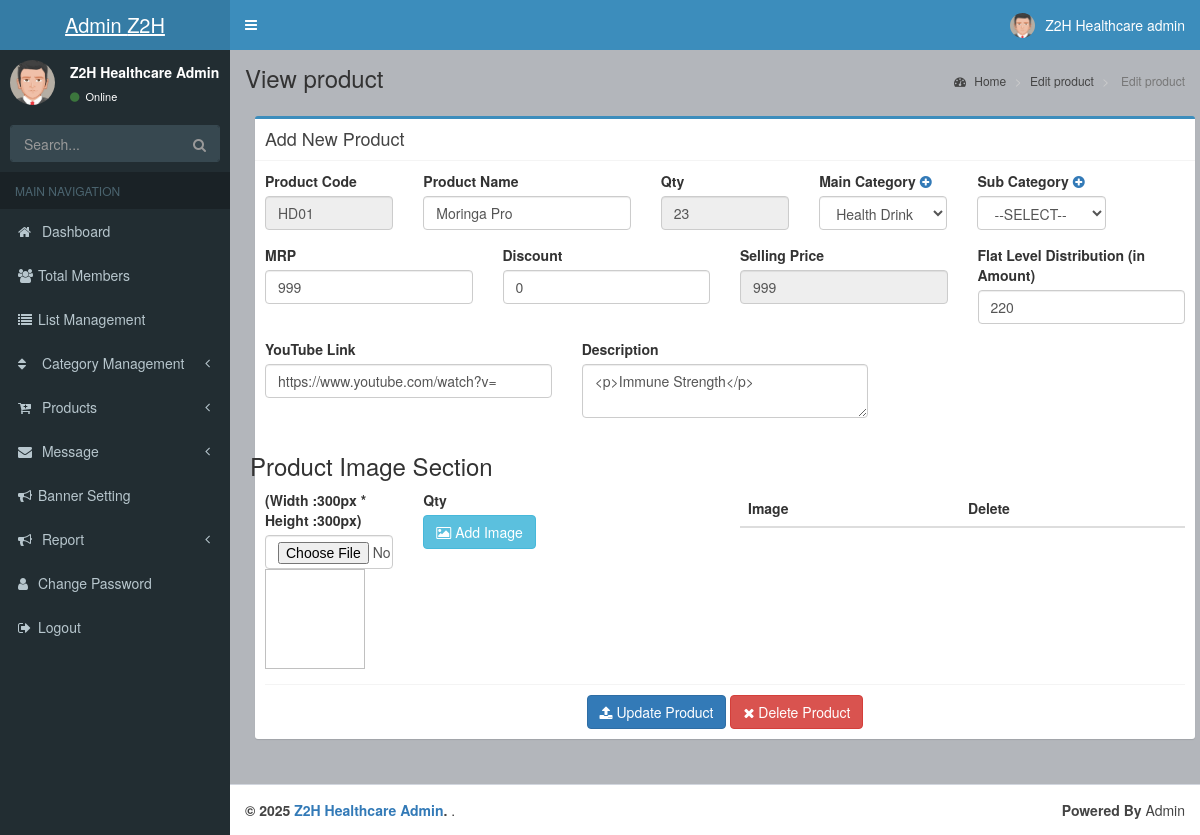
Screenshot of /admin/product_view.php?id=24 (signed in) with the database file from the repository.
### tables this page shows
CREATE TABLE `product` (
  `pro_ai` int(11) NOT NULL,
  `pro_date` timestamp NOT NULL DEFAULT current_timestamp(),
  `pro_code` varchar(20) DEFAULT NULL,
  `pro_name` varchar(30) DEFAULT NULL,
  `pro_desc` text NOT NULL,
  `mrp` float NOT NULL DEFAULT 0,
  `discount` float NOT NULL DEFAULT 0,
  `price` float NOT NULL DEFAULT 0,
  `pro_qty` int(11) NOT NULL DEFAULT 0,
  `pro_gst` float NOT NULL DEFAULT 0,
  `pro_sgst` float NOT NULL DEFAULT 0,
  `pro_cgst` float NOT NULL DEFAULT 0,
  `pic` varchar(100) DEFAULT NULL,
  `maincat` int(11) NOT NULL DEFAULT 0,
  `subcat` int(11) NOT NULL DEFAULT 0,
  `youtube_link` varchar(100) DEFAULT NULL,
  `margin` float NOT NULL DEFAULT 0,
  `is_new` int(11) NOT NULL DEFAULT 0,
  `is_flash` int(11) NOT NULL DEFAULT 0,
  `is_today` int(11) NOT NULL DEFAULT 0,
  `is_best` int(11) NOT NULL DEFAULT 0,
  `is_offer` int(11) NOT NULL DEFAULT 0,
  `pro_status` int(11) NOT NULL DEFAULT 1
);

CREATE TABLE `category` (
  `id` int(11) NOT NULL,
  `category_name` varchar(30) NOT NULL,
  `icon` varchar(300) NOT NULL,
  `status` int(11) NOT NULL
);

### function.php (called while the page is built, shortened)
<?php
function select_query($table,$where,$column,$result)
{
	global $con;
	$row=mysqli_fetch_assoc(mysqli_query($con,"SELECT * FROM $table WHERE $where='$column' "));
	return $row[$result];
}
?>

### admin/product_view.php (the view, shortened to what this page needs)
<?php include "include/header.php" ?>
<div class="wrapper">
    <?php include "include/navbar.php" ?>
    <div class="content-wrapper">
        <section class="content-header">
            <h1>View product </h1>
            <ol class="breadcrumb">
                <li><a href="index.php"><i class="fa fa-dashboard"></i> Home</a></li>
                <li><a href="#"> Edit product</a></li>
                <li class="active"> Edit product</li>
            </ol>
        </section>
        <section class="content">
            <div class="row">
                <div class="col-md-12" style="margin:10px">
                    <div class="box box-primary">
                        <div class="box-header with-border">
                            <h3 class="box-title">Add New Product</h3>
                        </div>
                        <?php  $row_pro=mysqli_fetch_assoc(mysqli_query($con,"SELECT * FROM product WHERE pro_ai='".$_GET['id']."'"))?>
                        <form style="margin:10px" action="action.php" method="POST" enctype="multipart/form-data">
                <div class=" row ">
                    <div class="form-group col-md-2">
                    <label for="inputEmail4">Product Code</label>
                    <input type="text" class="form-control"  name="pro_code" value="<?php echo $row_pro['pro_code']?>" required readonly>
                    </div>
                    <div class="form-group col-md-3">
                    <label for="inputEmail4">Product Name</label>
                    <input type="text" class="form-control"name="pro_name" value="<?php echo $row_pro['pro_name']?>"  required>
                    </div>
                    <div class="form-group col-md-2">
                    <label for="inputPassword4">Qty</label>
                    <input type="number" class="form-control"name="pro_qty" value="<?php echo $row_pro['pro_qty']?>"  readonly>
                    </div>
                    <div class="form-group col-md-2">
                    <label>Main Category <a href="category_main.php" target="_blank"><i class="fa fa-plus-circle"></i></a></label>
                         <select name="maincat" class="form-control" id="maincat" required>
                           <option value="<?php echo $row_pro['maincat']?>"><?php echo select_query('category','id',$row_pro['maincat'],'category_name')?></option>
                            </select>
                    </div>
                    <div class="form-group col-md-2">
                    <label>Sub Category <a href="category_sub.php" target="_blank"><i class="fa fa-plus-circle"></i></a></label>
                         <select name="subcat" class="form-control" id="subcat" required>
                         <option value=" ">--SELECT--</option>
                            </select>
                    </div>
                </div>
                <div class="row">
                    <div class="form-group col-md-3">
                    <label for="inputPassword4"> MRP</label>
                    <input type="number" class="form-control" id="mrp" name="mrp" value="<?php echo $row_pro['mrp']?>"  required>
                    </div>
                    <div class="form-group col-md-3">
                    <label for="inputPassword4">Discount</label>
                    <input type="number" class="form-control" name="discount" value="<?php echo $row_pro['discount']?>" id="discount" required value="0">
                    </div>
                    <div class="form-group col-md-3">
                    <label for="inputPassword4">Selling Price</label>
                    <input type="number" class="form-control" name="price" value="<?php echo $row_pro['price']?>" id="price" readonly>
                    </div>
                    <div class="form-group col-md-3">
                    <label for="inputPassword4">Flat Level Distribution (in Amount)</label>
                    <input type="number" class="form-control" name="margin"  value="<?php echo $row_pro['margin'] ?>" required >
                    </div>
                </div>
                <div class="row">
                    <div class="form-group col-md-4">
                    <label for="inputEmail4">YouTube Link</label>
                    <input type="text" class="form-control"name="youtube_link" value="https://www.youtube.com/watch?v=<?php echo $row_pro['youtube_link']?>" required>
                    </div>
                    <div class="form-group col-md-4">
                    <label for="inputPassword4">Description</label>
                    <textarea class="form-control" name="pro_desc" id="editor"><?php echo $row_pro['pro_desc']?></textarea>
                    </div>
                </div>
                <div class="row">
                    <h3>Product Image Section</h3>
                    <div class="col-xs-12 col-md-6 ">
                        <div class="row">
                        <div class="form-group col-xs-6  col-md-4">
                    <label> (Width :300px * Height :300px) </label>
                                   <input type="file" class="form-control" id="pic" accept="image/*" onchange="loadFile(event)" >
								   <img id="output" style="width:100px; height:100px" />
                    </div>
                    <div class="form-group col-xs-6  col-md-4 ">
                        <label for="">Qty</label>
                        <br>
                        <a href="#" id="add_image" class="btn btn-info"><i class="fa fa-image"></i> Add Image</a>
                    </div>
                        </div>
                    </div>
                    <div class="col-xs-12 col-md-6 ">
                    <table class="table">
                        <thead>
                            <tr>
                                <th>Image</th>
                                <th>Delete</th>
                            </tr>
                        </thead>
                    </table>
                    </div>
                </div>
<div class="box-footer text-center">
<button name="product_update" class="btn btn-primary"><i class="fa fa-upload"></i> Update Product</button>
  <button name="product_delete" class="btn btn-danger"  onclick="return confirm('Are You Want Delete This product?')"><i class="fa fa-close"></i> Delete Product</button>
</div>
</form>
                    </div>
                </div>
            </div>
        </section>
    </div>
    <?php include "include/footer.php" ?>

### rows the page displays
product: pro_code "HD01", pro_name "Moringa Pro", pro_qty "23", maincat "Health Drink", mrp "999", discount "0", price "999", margin "220", pro_desc "<p>Immune Strength</p>"

### other values shown
company_name "Z2H…"
company_name "Z2H Healthcare"
